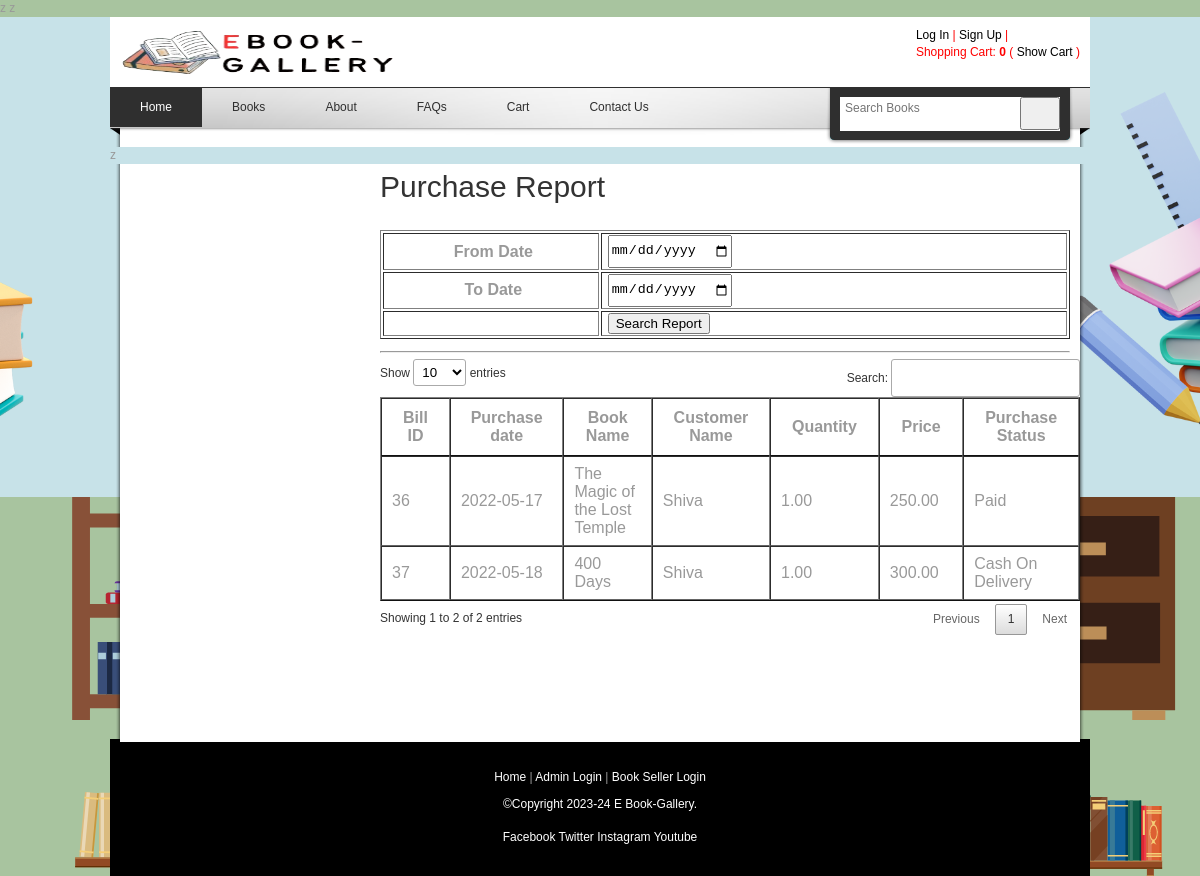
The app's page /purchasereport.php with its own data.
### tables this page shows
CREATE TABLE `purchase` (
  `purch_id` int(10) NOT NULL,
  `book_id` int(10) NOT NULL,
  `cust_id` int(10) NOT NULL,
  `bill_id` int(10) NOT NULL,
  `qty` float(10,2) NOT NULL,
  `price` double(10,2) NOT NULL,
  `comments` text NOT NULL,
  `purchasestatus` varchar(20) NOT NULL
);

CREATE TABLE `billing` (
  `bill_id` int(10) NOT NULL,
  `custid` int(10) NOT NULL,
  `address_id` int(10) NOT NULL,
  `purch_date` date NOT NULL,
  `deliv_date` date NOT NULL,
  `cardtype` varchar(25) NOT NULL,
  `cardno` varchar(20) NOT NULL,
  `cvvno` varchar(5) NOT NULL,
  `expirydate` varchar(10) NOT NULL,
  `comment` text NOT NULL,
  `status` varchar(10) NOT NULL
);

CREATE TABLE `books` (
  `book_id` int(10) NOT NULL,
  `cat_id` int(10) NOT NULL,
  `seller_id` int(10) NOT NULL,
  `book_author_id` int(11) NOT NULL,
  `book_type` varchar(25) NOT NULL,
  `book_name` varchar(255) NOT NULL,
  `language` varchar(25) NOT NULL,
  `price` bigint(20) NOT NULL,
  `discount` bigint(20) NOT NULL,
  `stockstatus` varchar(20) NOT NULL,
  `deliveredin` varchar(50) NOT NULL,
  `book_description` text DEFAULT NULL,
  `images` text NOT NULL,
  `digital_book_link` varchar(255) NOT NULL,
  `demo_book_link` varchar(255) NOT NULL,
  `number_of_pages` int(11) NOT NULL,
  `status` varchar(10) NOT NULL
);

CREATE TABLE `customer` (
  `custid` int(11) NOT NULL,
  `custfname` varchar(25) NOT NULL,
  `custlname` varchar(25) NOT NULL,
  `dob` date NOT NULL,
  `email` varchar(50) NOT NULL,
  `c_password` varchar(255) NOT NULL,
  `status` varchar(10) NOT NULL
);

### purchasereport.php (the view, shortened to what this page needs)
<?php
include("databaseconnection.php");
include("header.php");
include("admin_sidebar.php");
?>
        <div id="content" class="float_r">
        	<h1>Purchase Report</h1>
<form method="get" action="">
<table width="100%"  border="1">
  <tr>
    <th width="159" height="34" scope="row">&nbsp;From Date</th>
    <td width="347">&nbsp;<input type="date" name="fromdate" value="<?php echo $_GET['fromdate'];?>" /></td>
  </tr>
  <tr>
    <th height="36" scope="row">&nbsp;To Date</th>
    <td>&nbsp;<input type="date" name="todate" value="<?php echo $_GET['todate'];?>" /></td>
  </tr>
  <tr>
    <th scope="row">&nbsp;</th>
    <td>&nbsp;<input name="btnrptsearch" type="submit" value="Search Report" /></td>
  </tr>
</table>
</form>
<hr>
   <div style='overflow:auto; width:700px;height:370px;'>
   <table id="myTable" width="100%"  border="1">
   <thead>
  <tr>
    <th width="138" scope="col">Bill ID</th>
    <th width="138" scope="col">Purchase date</th>
    <th width="173" scope="col">Book Name</th>
    <th width="177" scope="col">Customer Name</th>
    <th width="177" scope="col">Quantity</th>
     <th width="177" scope="col">Price</th>
      <th width="177" scope="col">Purchase Status</th>
    </tr>
              </thead>
                <tbody>
<?php
$pursql="SELECT  books.*, purchase.*, billing.* FROM billing INNER JOIN purchase ON billing.bill_id = purchase.bill_id LEFT OUTER JOIN books ON purchase.book_id = books.book_id WHERE 1=1 ";
$pursql= $pursql . "  ORDER BY purchase.purch_id";
	$purres=mysqli_query($con,$pursql);
	while($prs=mysqli_fetch_array($purres))
	{
		$rss3="select * from `customer` where custid='$prs[cust_id]'";
		$resrs3=mysqli_query($con,$rss3);
		$rs3=mysqli_fetch_array($resrs3);
  echo"<tr>
    <td>$prs[bill_id]</td>
	<td>$prs[purch_date]</td>
    <td>$prs[book_name]</td>
    <td>$rs3[custfname]</td>
	<td>$prs[qty]</td>
	<td>$prs[price]</td>
	<td>$prs[purchasestatus]";
	echo "</td></tr>";
	}
	?>
  </tbody>
</table>
    </div>
</div>
    </div>
<?php
include("footer.php");
?>

### templatemo_style.css (style rules this page uses)
body { margin: 0; padding: 0; color: #999; font-family: Tahoma, Geneva, sans-serif; font-size: 12px; line-height: 1.4em; background-color: #665f5f; background-repeat: repeat; background-image: url(images/templatemo_body.jpg) }
h1, h2, h3, h4, h5, h6 { color: #333; font-weight: normal; }
h1 { font-size: 30px; margin: 0 0 30px; padding: 5px 0 }
.float_r { float: right }
#content { width: 690px }

### header.php (style rules this page uses)
input, select { line-height: 2em; }

### records on screen
purchase: bill.bill_id "36", bill.purch_date "2022-05-17", book.book_name "The Magic of the Lost Temple", customer.custfname "Shiva", qty "1.00", price "250.00", purchasestatus "Paid"
purchase: bill.bill_id "37", bill.purch_date "2022-05-18", book.book_name "400 Days", customer.custfname "Shiva", qty "1.00", price "300.00", purchasestatus "Cash On Delivery"
